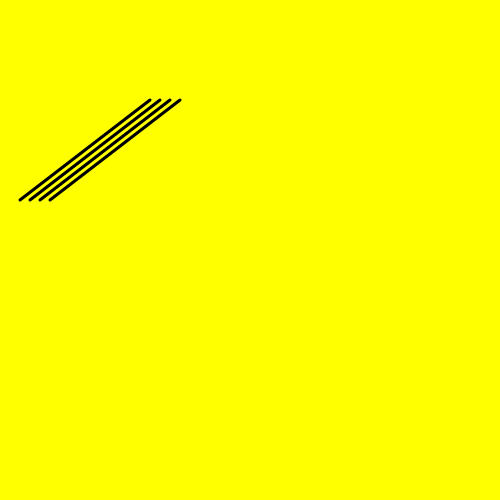
Frame 1 (no input)
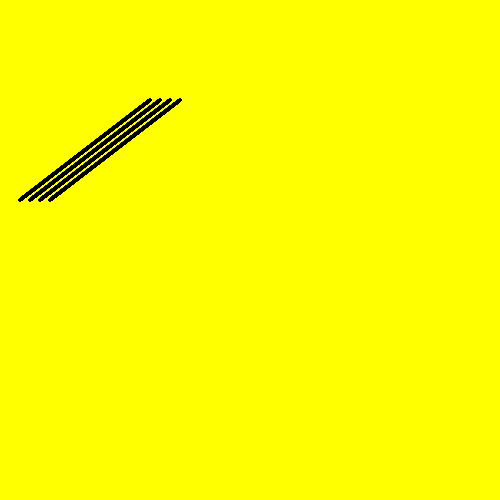
Frame 60 (no input)
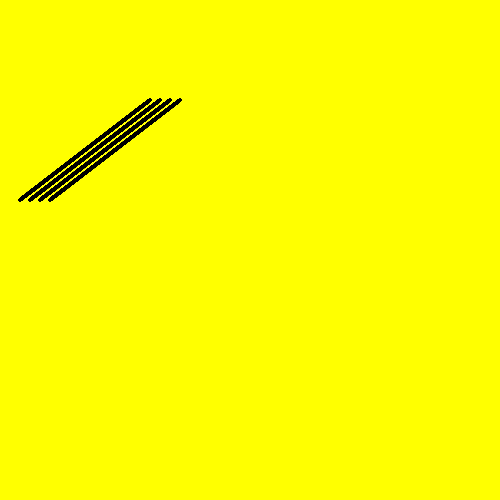
Frame 120 (the mouse pressed at the canvas centre since frame 60)

The p5.js sketch that drew these frames (run headless with seeded random() and noise() and a simulated clock; from frame 60 on, the mouse is pressed at the canvas centre):

// p5.js sketch
// ── sketch.js
function setup() {
	createCanvas(500,500);
	background("yellow");

}

function draw() {
	var x1 = 90;
 	var x2 = x1+30;
 	var y1 = 150;
 	var y2 = y1-30;
 	strokeWeight(3);

 	for (i=0; i<4; i++) {
 		line(150+10*i, 100, 20+10*i, 200);
 	}
}
